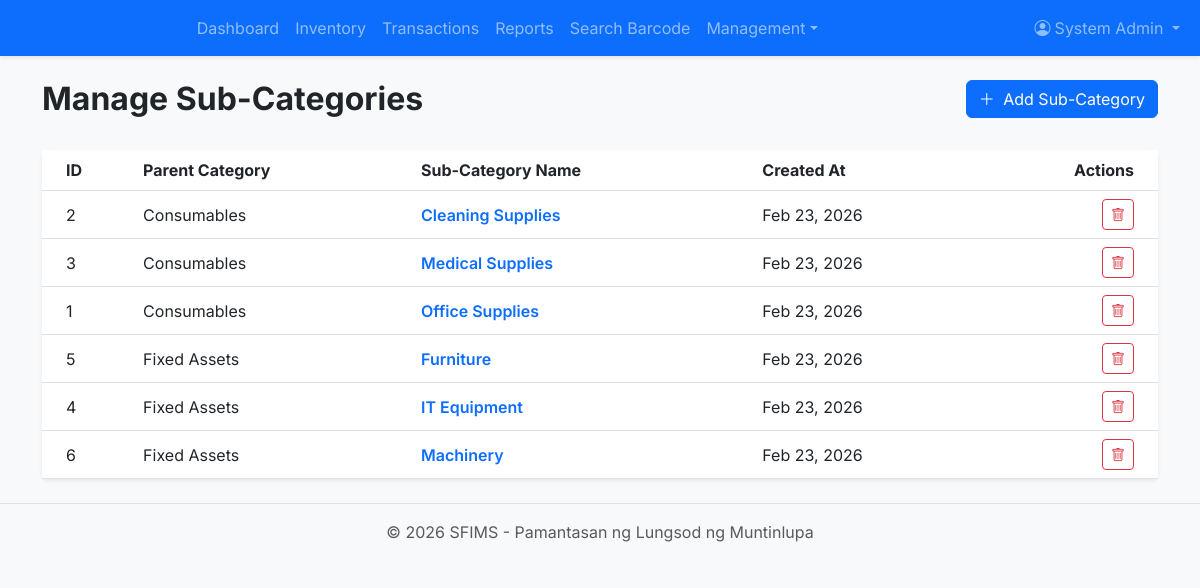
Page /admin/sub_categories.php (signed in) on the earlier database version.
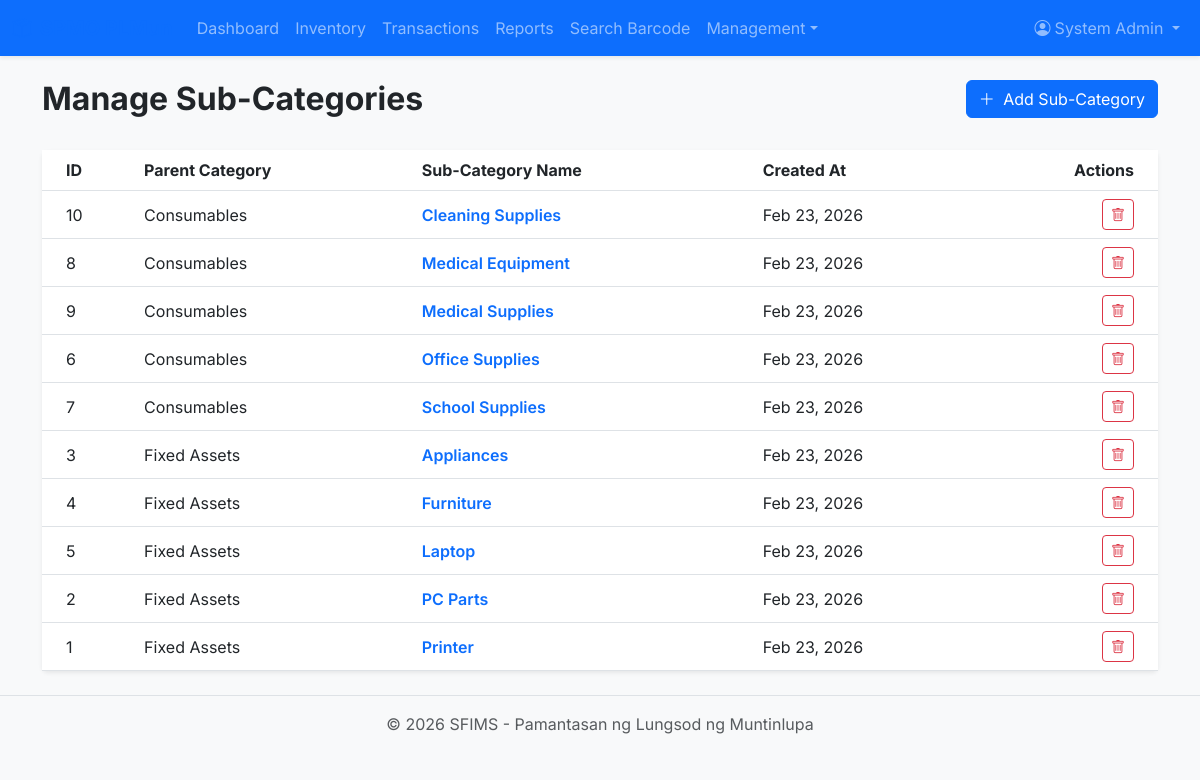
Same page on the later database version.
### tables this page shows
CREATE TABLE IF NOT EXISTS sub_categories (
    id INT AUTO_INCREMENT PRIMARY KEY,
    category_id INT NOT NULL,
    name VARCHAR(100) NOT NULL,
    created_at TIMESTAMP DEFAULT CURRENT_TIMESTAMP,
    FOREIGN KEY (category_id) REFERENCES categories(id) ON DELETE CASCADE
);

CREATE TABLE IF NOT EXISTS categories (
    id INT AUTO_INCREMENT PRIMARY KEY,
    name VARCHAR(100) NOT NULL UNIQUE,
    created_at TIMESTAMP DEFAULT CURRENT_TIMESTAMP
);

### config/app.php (called while the page is built, shortened)
<?php
function is_logged_in()
{
    return isset($_SESSION['user_id']) && $_SESSION['status'] === 'active';
}
function h($string)
{
    return htmlspecialchars($string, ENT_QUOTES, 'UTF-8');
}

### admin/sub_categories.php (the view, shortened to what this page needs)
<?php
require_once '../config/app.php';
$db = Database::getInstance();
$sql = "SELECT s.*, c.name as category_name
        FROM sub_categories s
        JOIN categories c ON s.category_id = c.id
        ORDER BY c.name ASC, s.name ASC";
$sub_categories = $db->query($sql)->fetchAll();
require_once '../partials/header.php';
?>
<div class="row mb-4">
    <div class="col-md-6">
        <h2 class="fw-bold">Manage Sub-Categories</h2>
    </div>
    <div class="col-md-6 text-end">
        <button type="button" class="btn btn-primary" data-bs-toggle="modal" data-bs-target="#addSubCategoryModal">
            <i class="bi bi-plus-lg me-1"></i> Add Sub-Category
        </button>
    </div>
</div>
<div class="card shadow-sm border-0">
    <div class="card-body p-0">
        <div class="table-responsive">
            <table class="table table-hover align-middle mb-0">
                <thead class="bg-light">
                    <tr>
                        <th class="ps-4">ID</th>
                        <th>Parent Category</th>
                        <th>Sub-Category Name</th>
                        <th>Created At</th>
                        <th class="text-end pe-4">Actions</th>
                    </tr>
                </thead>
                <tbody>
                    <?php if ($sub_categories): ?>
                        <?php foreach ($sub_categories as $sc): ?>
                            <tr>
                                <td class="ps-4"><?php echo $sc['id']; ?></td>
                                <td><?php echo h($sc['category_name']); ?></td>
                                <td class="fw-semibold text-primary"><?php echo h($sc['name']); ?></td>
                                <td><?php echo date('M d, Y', strtotime($sc['created_at'])); ?></td>
                                <td class="text-end pe-4">
                                    <form method="POST" action="" class="d-inline">
                                        <button type="submit" class="btn btn-sm btn-outline-danger" onclick="return confirm('Are you sure you want to delete this sub-category?')">
                                            <i class="bi bi-trash"></i>
                                        </button>
                                    </form>
                                </td>
                            </tr>
                        <?php endforeach; ?>
                    <?php endif; ?>
                </tbody>
            </table>
        </div>
    </div>
</div>
<?php require_once '../partials/footer.php'; ?>

### partials/header.php (shortened to what this page needs)
<!DOCTYPE html>
<html lang="en">
<head>
    <link href="https://cdn.jsdelivr.net/npm/bootstrap@5.3.0/dist/css/bootstrap.min.css" rel="stylesheet">
    <link rel="stylesheet" href="https://cdn.jsdelivr.net/npm/bootstrap-icons@1.10.0/font/bootstrap-icons.css">
</head>
<body class="bg-light">
    <?php if (is_logged_in()): ?>
        <nav class="navbar navbar-expand-lg navbar-dark bg-primary sticky-top shadow-sm">
            <div class="container-fluid">
                <a class="navbar-brand fw-bold" href="<?php echo BASE_URL; ?>dashboard.php">
                    <i class="bi bi-box-seam me-2"></i>SPMO PLMun
                </a>
                <div class="collapse navbar-collapse" id="navbarNav">
                    <ul class="navbar-nav me-auto">
                        <li class="nav-item">
                            <a class="nav-link" href="<?php echo BASE_URL; ?>dashboard.php">Dashboard</a>
                        </li>
                        <li class="nav-item">
                            <a class="nav-link" href="<?php echo BASE_URL; ?>inventory/items.php">Inventory</a>
                        </li>
                        <li class="nav-item">
                            <a class="nav-link" href="<?php echo BASE_URL; ?>inventory/transactions.php">Transactions</a>
                        </li>
                        <li class="nav-item">
                            <a class="nav-link" href="<?php echo BASE_URL; ?>reports/reports.php">Reports</a>
                        </li>
                        <li class="nav-item">
                            <a class="nav-link" href="<?php echo BASE_URL; ?>inventory/barcode_lookup.php">Search Barcode</a>
                        </li>
                        <?php if (is_logged_in()): ?>
                            <li class="nav-item dropdown">
                                <a class="nav-link dropdown-toggle" href="#" data-bs-toggle="dropdown">Management</a>
                            </li>
                        <?php endif; ?>
                    </ul>
                    <ul class="navbar-nav">
                        <li class="nav-item dropdown">
                            <a class="nav-link dropdown-toggle" href="#" id="userDropdown" role="button"
                                data-bs-toggle="dropdown">
                                <i class="bi bi-person-circle me-1"></i><?php echo h($_SESSION['full_name']); ?>
                            </a>
                        </li>
                    </ul>
                </div>
            </div>
        </nav>
    <?php endif; ?>
    <div class="container py-4">

### partials/footer.php (shortened to what this page needs)
</div>
<footer class="footer mt-auto py-3 bg-light border-top">
    <div class="container text-center">
        <span class="text-muted">&copy;
            <?php echo date('Y'); ?> SFIMS - Pamantasan ng Lungsod ng Muntinlupa
        </span>
    </div>
</footer>
</body>
</html>

### partials/header.php (style rules this page uses)
body { font-family: 'Inter', sans-serif; background-color: #f8f9fa; }
.navbar-brand { font-weight: 700; color: #0d6efd; }
.card { border: none; box-shadow: 0 0.125rem 0.25rem rgba(0, 0, 0, 0.075); }
.btn-primary { background-color: #0d6efd; border-color: #0d6efd; }

Differences in the rows shown:
added sub_categories: id "10", category.name "Consumables", name "Cleaning Supplies", created_at "Feb 23, 2026"
added sub_categories: id "8", category.name "Consumables", name "Medical Equipment", created_at "Feb 23, 2026"
added sub_categories: id "9", category.name "Consumables", name "Medical Supplies", created_at "Feb 23, 2026"
changed sub_categories id 6: category.name "Fixed Assets" → "Consumables"; name "Machinery" → "Office Supplies"; moves up the list
added sub_categories: id "7", category.name "Consumables", name "School Supplies", created_at "Feb 23, 2026"
changed sub_categories id 3: category.name "Consumables" → "Fixed Assets"; name "Medical Supplies" → "Appliances"; moves down the list
changed sub_categories id 4: name "IT Equipment" → "Furniture"; moves up the list
changed sub_categories id 5: name "Furniture" → "Laptop"; moves down the list
changed sub_categories id 2: category.name "Consumables" → "Fixed Assets"; name "Cleaning Supplies" → "PC Parts"
changed sub_categories id 1: category.name "Consumables" → "Fixed Assets"; name "Office Supplies" → "Printer"
